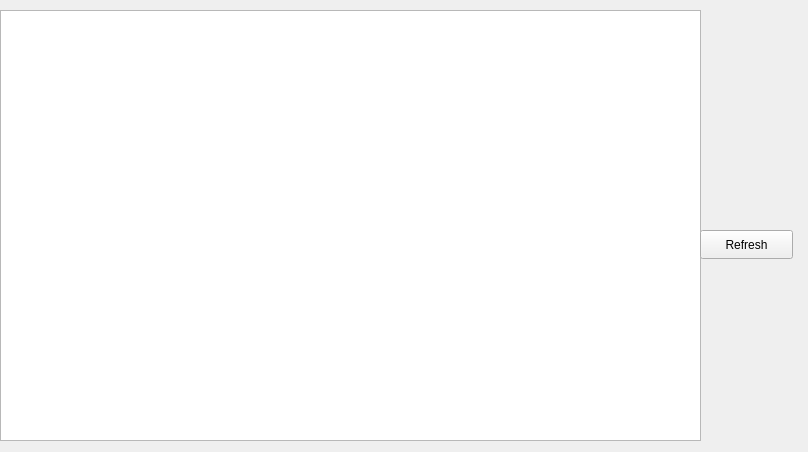
<?xml version="1.0" encoding="UTF-8"?>
<ui version="4.0">
 <class>viewflightdetail</class>
 <widget class="QWidget" name="viewflightdetail">
  <property name="geometry">
   <rect>
    <x>0</x>
    <y>0</y>
    <width>808</width>
    <height>452</height>
   </rect>
  </property>
  <property name="windowTitle">
   <string>Form</string>
  </property>
  <widget class="QTableWidget" name="tableWidget">
   <property name="geometry">
    <rect>
     <x>0</x>
     <y>10</y>
     <width>701</width>
     <height>431</height>
    </rect>
   </property>
  </widget>
  <widget class="QPushButton" name="Refresh">
   <property name="geometry">
    <rect>
     <x>700</x>
     <y>230</y>
     <width>93</width>
     <height>29</height>
    </rect>
   </property>
   <property name="text">
    <string>Refresh</string>
   </property>
  </widget>
 </widget>
 <resources/>
 <connections/>
</ui>
